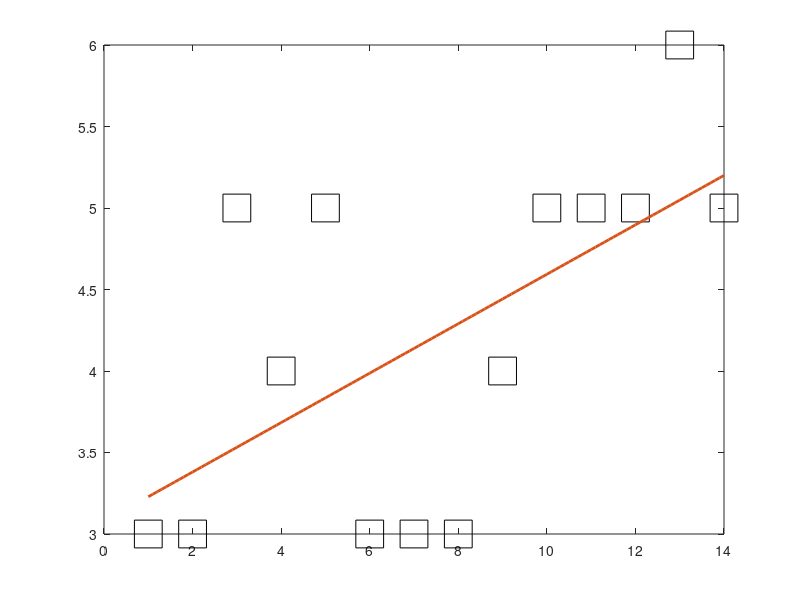

Reproduce this figure in MATLAB.
clear all
n=14;
x=(1:1:14)';
y=[3 3 5 4 5 3 3 3 4 5 5 5 6 5]';
B=[sum(y.*x) sum(y)]';
A=[sum(x.*x) sum(x); sum(x) n];
X=A^(-1)*B;
x2=(1:0.1:14);
y2=X(1)*x2+X(2);
plot(x, y,'s','MarkerEdgeColor','k','MarkerSize',20, x2,y2,'-','LineWidth',2)